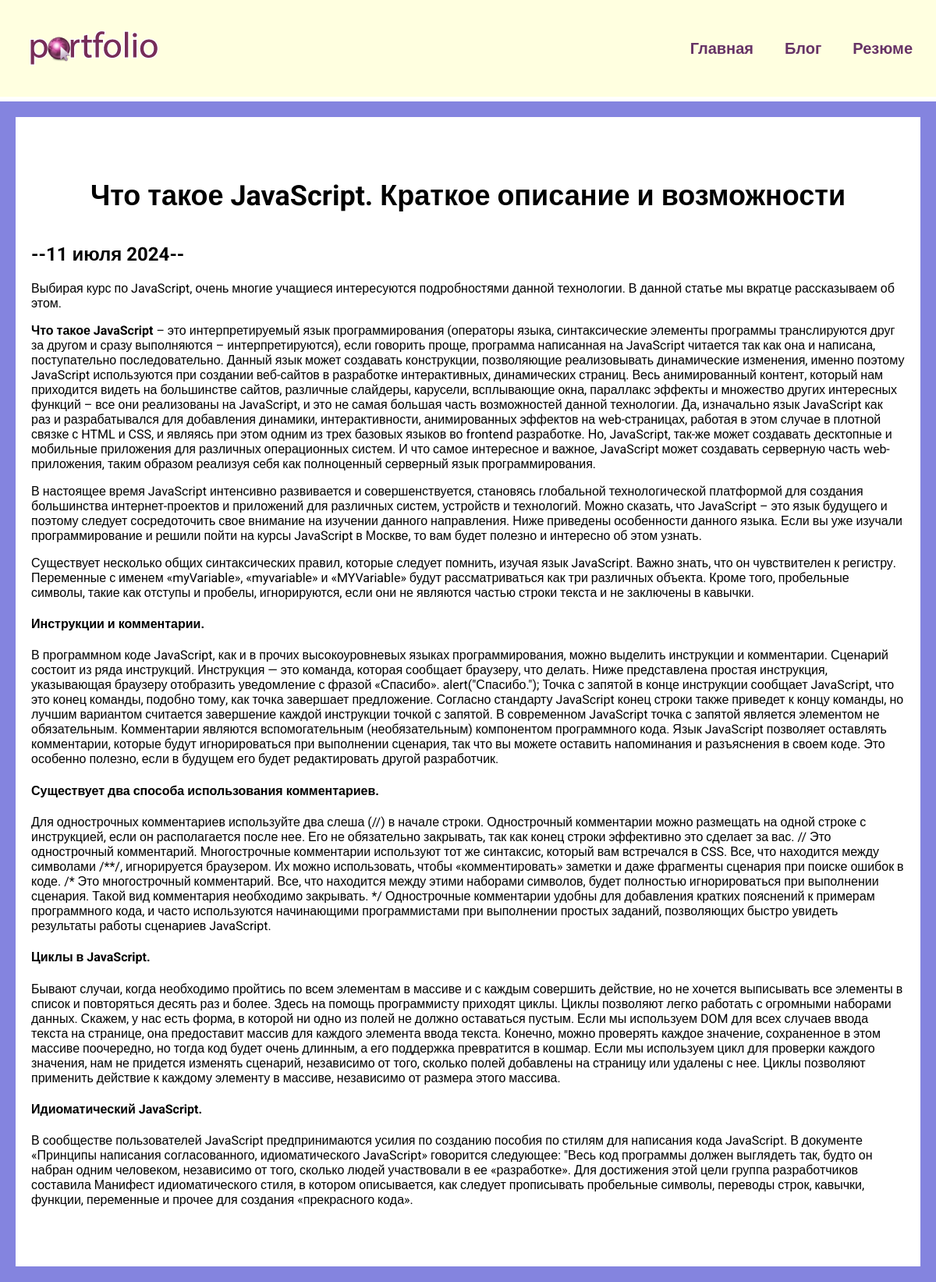
/blog/5/, run on the app's committed database.
### blog/models.py (models this page shows, shortened)
class Blog(models.Model):
    title = models.CharField(max_length=200)
    description = models.TextField()
    date = models.DateField()

### blog/views.py (the view)
# urls.py: path('<int:blog_id>/', views.detail, name='detail'),
def detail(request, blog_id):
    blog = get_object_or_404(Blog, pk=blog_id)
    return render(request, 'blog/details.html', {'blog': blog})

### blog/templates/blog/details.html
{% extends 'skills/base.html' %}
{% block content %}
<div class="detail">
    <h1>{{ blog.title}}</h1>
    <h2>--{{ blog.date|date:'j E Y' }}--</h2>
    {{ blog.description|safe }}
</div>
{% endblock %}

### skills/static/css/style.css (style rules this page uses)
body { font-family: "Roboto", sans-serif; background: #8484df; margin: 0; padding: 0; }
.content h1 { text-align: center; margin: 60px 0 40px; font-size: 36px; }
.detail { background: #FFF; padding: 20px 20px 60px; }

### data on the page
Blog: title "Что такое JavaScript. Краткое описание и возможности", date "11 июля 2024", description "Выбирая курс по JavaScript, очень многие учащиеся интересуются подробностями данной технологии. В данной статье мы вкратце рассказываем об этом. Что такое JavaScript – это интерпретируемый язык программирования (операторы языка, синтаксические элементы программы транслируются друг за другом и сразу выполняются – интерпретируются), если говорить проще, программа написанная на JavaScript читается так как она и написана, поступательно последовательно. Данный язык может создавать конструкции, позволяющие реализовывать динамические изменения, именно поэтому JavaScript используются при создании веб-сайтов в разработке интерактивных, динамических страниц. Весь анимированный контент, который нам…"
